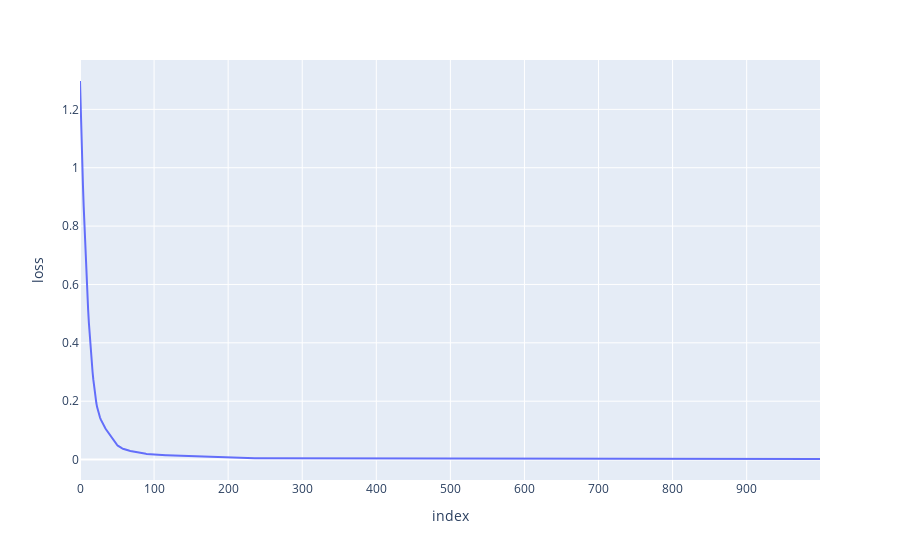
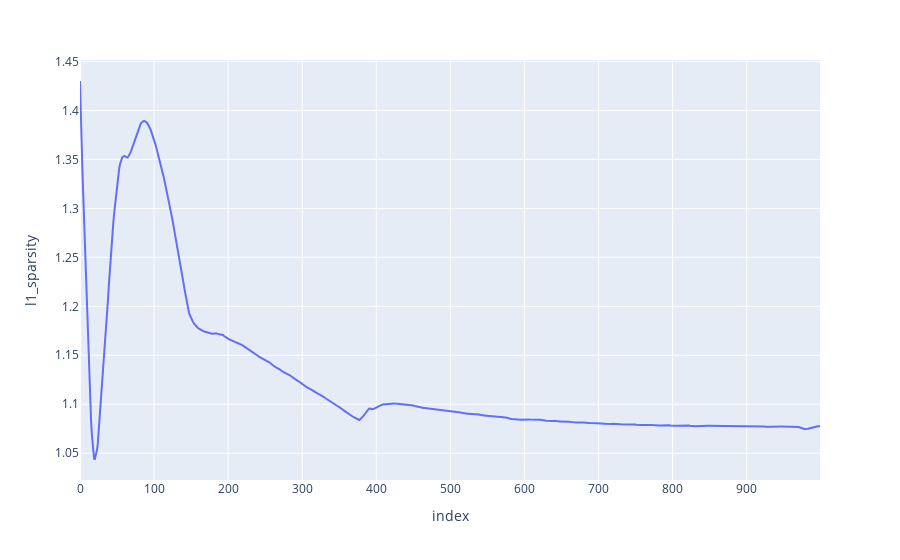
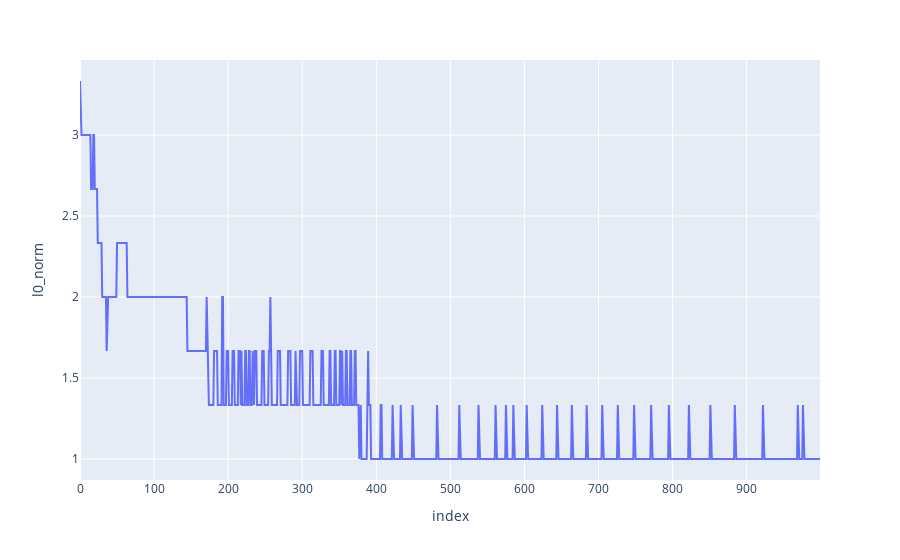

The code cell stored with these charts, in order, in its notebook:
### Code cell
from sae.multi_dim_sae import MultiDimSAE, SAE
from sae.sae_config import SAEConfig, MultiDimSAEConfig

config = SAEConfig(
    input_dim=2,
    latent_dim=expansion_factor*num_features,
    # multi_dim_config=MultiDimSAEConfig(num_multi_dim_features=0),
)

model = SAE(config).train_model(features, num_epochs=1000)


model.plot_losses()

### Figure 1 — Plotly figure (JSON) as saved in the notebook; plotly's stock layout.template omitted (floating-point values rounded to 4 significant figures; data arrays with more than 128 entries replaced by an {"elided": "..."} marker saying what was removed)
{"data": [{"hovertemplate": "index=%{x}<br>loss=%{y}<extra></extra>", "legendgroup": "", "line": {"color": "#636efa", "dash": "solid"}, "marker": {"symbol": "circle"}, "mode": "lines", "name": "", "orientation": "v", "showlegend": false, "type": "scatter", "x": {"elided": "1000 int values"}, "xaxis": "x", "y": {"elided": "1000 float values"}, "yaxis": "y"}], "layout": {"legend": {"tracegroupgap": 0}, "margin": {"t": 60}, "xaxis": {"anchor": "y", "domain": [0, 1], "title": {"text": "index"}}, "yaxis": {"anchor": "x", "domain": [0, 1], "title": {"text": "loss"}}}}

### Figure 2 — Plotly figure (JSON) as saved in the notebook; plotly's stock layout.template omitted (floating-point values rounded to 4 significant figures; data arrays with more than 128 entries replaced by an {"elided": "..."} marker saying what was removed)
{"data": [{"hovertemplate": "index=%{x}<br>l1_sparsity=%{y}<extra></extra>", "legendgroup": "", "line": {"color": "#636efa", "dash": "solid"}, "marker": {"symbol": "circle"}, "mode": "lines", "name": "", "orientation": "v", "showlegend": false, "type": "scatter", "x": {"elided": "1000 int values"}, "xaxis": "x", "y": {"elided": "1000 float values"}, "yaxis": "y"}], "layout": {"legend": {"tracegroupgap": 0}, "margin": {"t": 60}, "xaxis": {"anchor": "y", "domain": [0, 1], "title": {"text": "index"}}, "yaxis": {"anchor": "x", "domain": [0, 1], "title": {"text": "l1_sparsity"}}}}

### Figure 3 — Plotly figure (JSON) as saved in the notebook; plotly's stock layout.template omitted (floating-point values rounded to 4 significant figures; data arrays with more than 128 entries replaced by an {"elided": "..."} marker saying what was removed)
{"data": [{"hovertemplate": "index=%{x}<br>l0_norm=%{y}<extra></extra>", "legendgroup": "", "line": {"color": "#636efa", "dash": "solid"}, "marker": {"symbol": "circle"}, "mode": "lines", "name": "", "orientation": "v", "showlegend": false, "type": "scatter", "x": {"elided": "1000 int values"}, "xaxis": "x", "y": {"elided": "1000 float values"}, "yaxis": "y"}], "layout": {"legend": {"tracegroupgap": 0}, "margin": {"t": 60}, "xaxis": {"anchor": "y", "domain": [0, 1], "title": {"text": "index"}}, "yaxis": {"anchor": "x", "domain": [0, 1], "title": {"text": "l0_norm"}}}}
